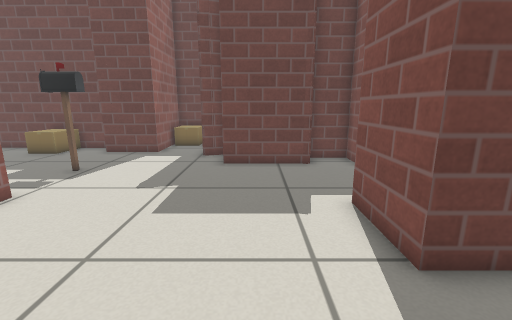
View 1 (above)

14 first-person views from a walk through a robot-simulator world made for Gazebo. The camera is 0.66 m above the floor, tilts 12° down and sees 90° across. Floor lines are 1 m apart. The floor is counted in squares, 0.25 m on a side. Each view is taken from the middle of a square. On the plan, view 1 faces up. The plan holds only what a view shows up to about 18 squares ahead; the rest is blank. The place goes on beyond the plan. Gazebo's built-in surfaces are drawn with simple patterns.

View 2
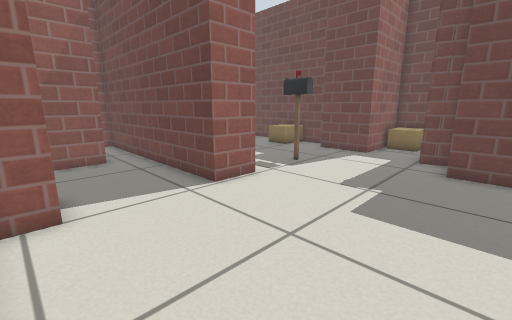

View 3
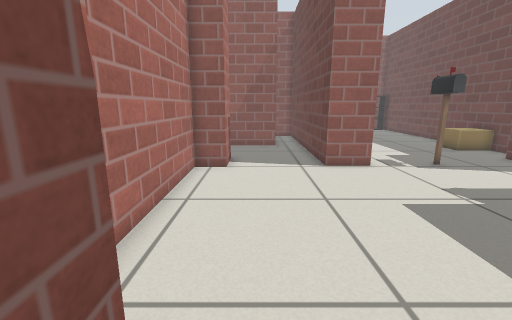

View 4
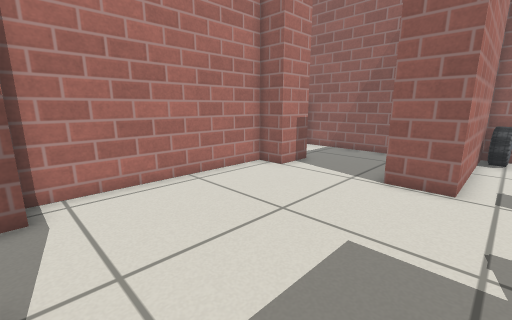

View 5
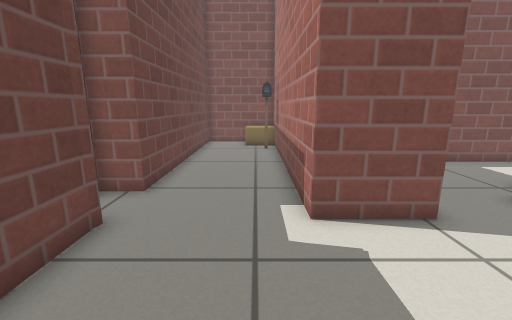

View 6
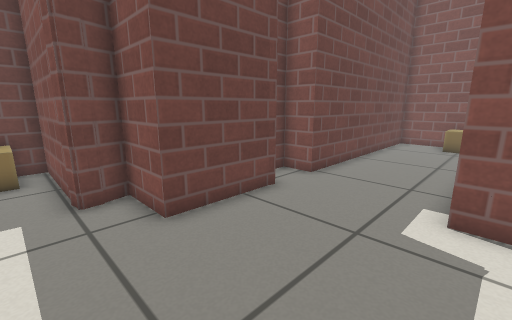

View 7
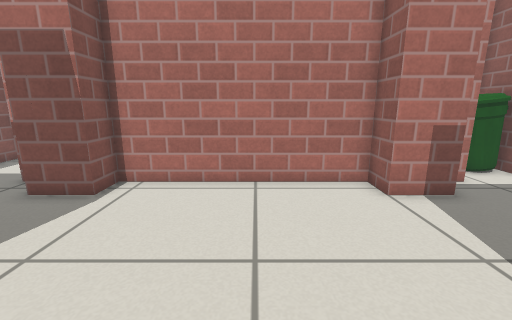

View 8
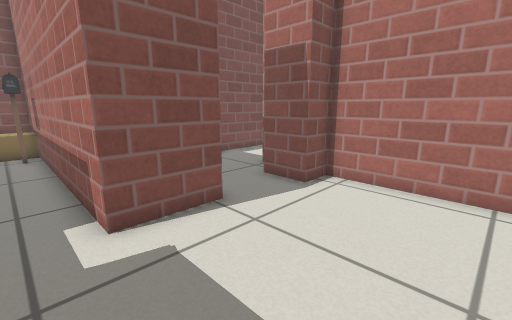

View 9
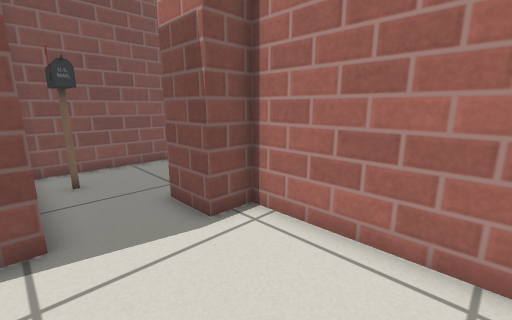

View 10
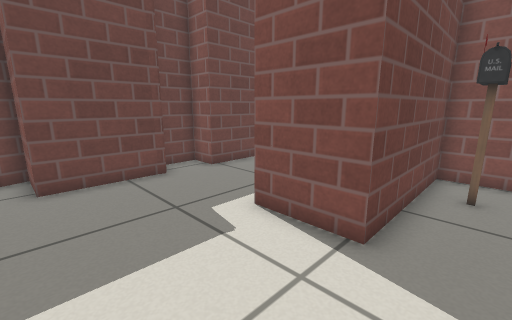

View 11
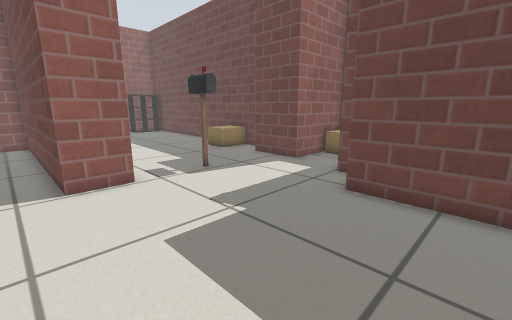

View 12
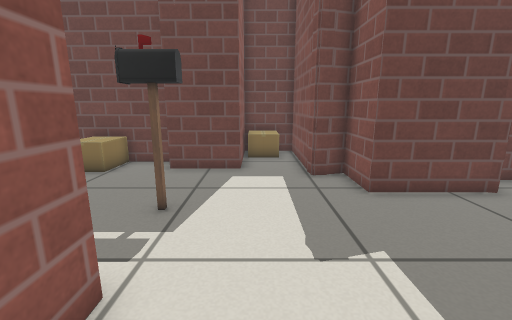

View 13
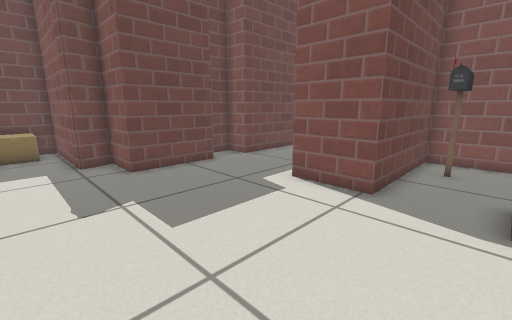

View 14
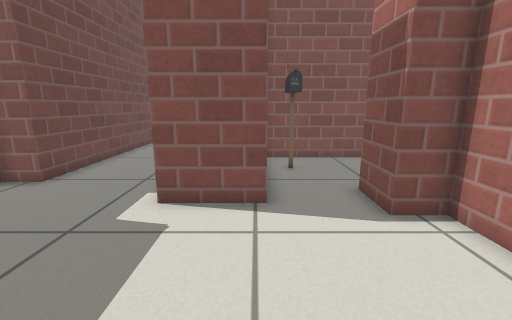

### Floor plan
Points are (right, up) in squares from view 1. A wall is a line through its corners. A room is listed if a view was taken in it or the views show most of it. See-through windows are left out.
Room 1 (views 1, 2, 3, 4, 5, 6, 7, 8, 9, 10, 11, 12, 13, 14)
walls: (-2.9, 13.6) (-2.9, 19) (-5.6, 19) (-5.6, 14.6) (-8.8, 14.6); (-2.1, 13.6) (-2.8, 13.6) (-2.9, 14.2); (2.6, 11.6) (-1.5, 11.6) (-1.5, 13.9) (-2.8, 13.5); (4.4, 3.7) (2.7, 3.7) (2.7, 6.7) (12.4, 6.7); (-9, 0.7) (-6.9, 0.7) (-6.9, -0.7) (1.8, -0.7) (1.8, 0.7) (3.9, 0.7); (-9.1, 16) (-13.6, 16.1); (-13.5, 7.1) (-7.1, 7.1) (-7.1, 5.1) (-13.5, 5.1); (-13.2, 3.4) (-13.2, -4.1); (13.5, 11.6) (4.7, 11.6) (4.7, 12.9) (2.7, 12.9)
ways out: opening at (3.5, 2.5)
objects: bin (-13, -3) to (-11, -2); car (-13, 8); cardboard box (-13, 14) to (-11, 16); postbox (-8, 10) to (-7, 11); cardboard box (-5, 17) to (-4, 18); postbox (13, 7) to (13, 8)

Positions as (right, up) in squares from view 1, and headings:
1: (0, 0), facing up
2: (0, 0), facing up-left
3: (4, 2), facing left
4: (2, 8), facing down-left
5: (-3, 8), facing right
6: (-4, 6), facing up-right
7: (-3, 8), facing down
8: (-3, 8), facing down-right
9: (-3, 4), facing down-right
10: (-2, 2), facing up-right
11: (2, 4), facing up-left
12: (-5, 4), facing up
13: (-5, 1), facing up-right
14: (-4, 4), facing right
